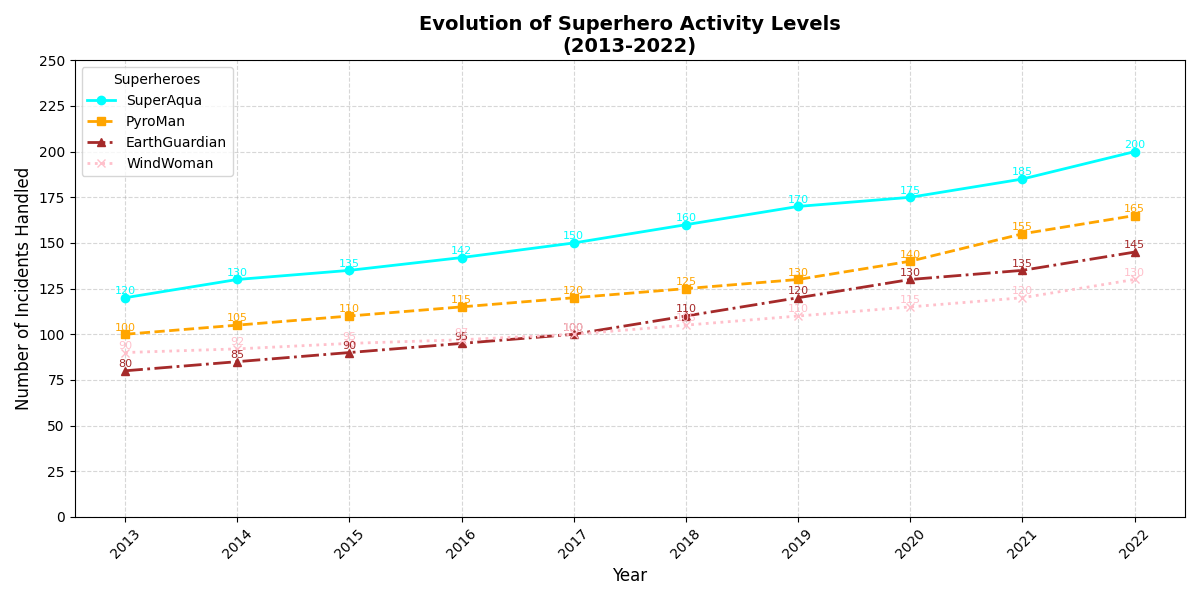

The script that drew this image:
import matplotlib.pyplot as plt
import numpy as np

# Define years
years = np.array(list(range(2013, 2023)))

# Heroic activities data (in number of incidents handled)
superaqua_activities = np.array([120, 130, 135, 142, 150, 160, 170, 175, 185, 200])
pyroman_activities = np.array([100, 105, 110, 115, 120, 125, 130, 140, 155, 165])
earthguardian_activities = np.array([80, 85, 90, 95, 100, 110, 120, 130, 135, 145])
windwoman_activities = np.array([90, 92, 95, 97, 100, 105, 110, 115, 120, 130])

# Create the plot
plt.figure(figsize=(12, 6))

# Plot each superhero's activities with new colors
plt.plot(years, superaqua_activities, marker='o', linestyle='-', color='cyan', linewidth=2, label='SuperAqua')
plt.plot(years, pyroman_activities, marker='s', linestyle='--', color='orange', linewidth=2, label='PyroMan')
plt.plot(years, earthguardian_activities, marker='^', linestyle='-.', color='brown', linewidth=2, label='EarthGuardian')
plt.plot(years, windwoman_activities, marker='x', linestyle=':', color='pink', linewidth=2, label='WindWoman')

# Annotate data points for clarity
for (x, y) in zip(years, superaqua_activities):
    plt.text(x, y + 2, f'{y}', color='cyan', fontsize=8, ha='center')

for (x, y) in zip(years, pyroman_activities):
    plt.text(x, y + 2, f'{y}', color='orange', fontsize=8, ha='center')

for (x, y) in zip(years, earthguardian_activities):
    plt.text(x, y + 2, f'{y}', color='brown', fontsize=8, ha='center')

for (x, y) in zip(years, windwoman_activities):
    plt.text(x, y + 2, f'{y}', color='pink', fontsize=8, ha='center')

# Title and labels
plt.title('Evolution of Superhero Activity Levels\n(2013-2022)', fontsize=14, fontweight='bold', ha='center')
plt.xlabel('Year', fontsize=12)
plt.ylabel('Number of Incidents Handled', fontsize=12)

# Customize ticks
plt.xticks(years, rotation=45)
plt.yticks(range(0, 251, 25))

# Add a legend
plt.legend(title='Superheroes', fontsize=10, loc='upper left')

# Grid lines for better readability
plt.grid(True, linestyle='--', alpha=0.5)

# Automatically adjust layout to prevent overlap
plt.tight_layout()

# Show the plot
plt.show()
